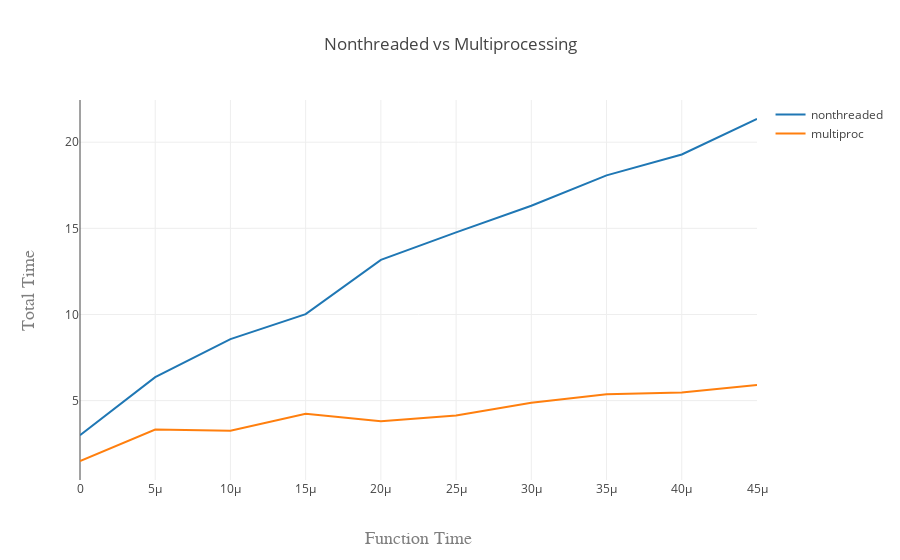

The code cell stored with this chart in its notebook:
### Code cell
from plotly.offline import init_notebook_mode, plot, iplot
import plotly.graph_objs as go

data = mpimg.imread(data_dir + "look_at_it.jpg")
step = .000005
x_time = []
y_nonthreaded = []

y_multiproc = []

sleep_time = 0
for i in range(10):
    start = timer()
    nonthreaded(data, sleep_time)
    end = timer()
    
    x_time.append(sleep_time)
    y_nonthreaded.append(end - start)
    
    start = timer()
    multiprocessing(data, sleep_time)
    end = timer()

    y_multiproc.append(end - start)
    sleep_time += step
    
trace0 = go.Scatter(
    x = x_time,
    y = y_nonthreaded,
    mode = 'lines',
    name = 'nonthreaded'
)

trace1 = go.Scatter(
    x = x_time,
    y = y_multiproc,
    mode = 'lines',
    name = 'multiproc'
)

data = [trace0, trace1]
layout = go.Layout(
    title='Nonthreaded vs Multiprocessing',
    xaxis=dict(
        title='Function Time',
        titlefont=dict(
            family='Courier New, monospace',
            size=18,
            color='#7f7f7f'
        )
    ),
    yaxis=dict(
        title='Total Time',
        titlefont=dict(
            family='Courier New, monospace',
            size=18,
            color='#7f7f7f'
        )
    )
)
init_notebook_mode(connected=True)

fig = go.Figure(data=data, layout=layout)
iplot(fig)

### Figure 1 — Plotly figure (JSON) as saved in the notebook; plotly's stock layout.template omitted (floating-point values rounded to 4 significant figures)
{"data": [{"mode": "lines", "name": "nonthreaded", "type": "scatter", "x": [0, 5e-06, 1e-05, 1.5e-05, 2e-05, 2.5e-05, 3e-05, 3.5e-05, 4e-05, 4.5e-05], "y": [2.991, 6.363, 8.57, 10.02, 13.17, 14.77, 16.31, 18.07, 19.29, 21.35]}, {"mode": "lines", "name": "multiproc", "type": "scatter", "x": [0, 5e-06, 1e-05, 1.5e-05, 2e-05, 2.5e-05, 3e-05, 3.5e-05, 4e-05, 4.5e-05], "y": [1.496, 3.318, 3.248, 4.24, 3.799, 4.131, 4.873, 5.376, 5.471, 5.911]}], "layout": {"title": "Nonthreaded vs Multiprocessing", "xaxis": {"title": "Function Time", "titlefont": {"color": "#7f7f7f", "family": "Courier New, monospace", "size": 18}}, "yaxis": {"title": "Total Time", "titlefont": {"color": "#7f7f7f", "family": "Courier New, monospace", "size": 18}}}}
